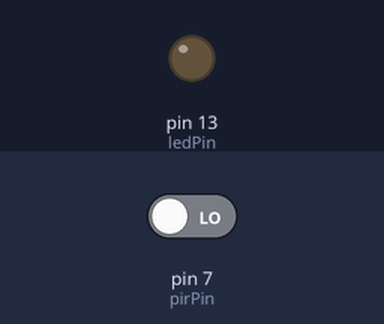
A sketch run on a simulated Arduino Uno, built with avr-gcc and run on an emulated ATmega328P. Shown: output pins drawn as LEDs (lit = HIGH). The inputs (shaded band) are chosen by the test bench; at power-on: pin 7 (pirPin) LOW.

Above: at 1.2 s.
1.3 s: pin 7 (pirPin) driven HIGH
At 2.0 s:
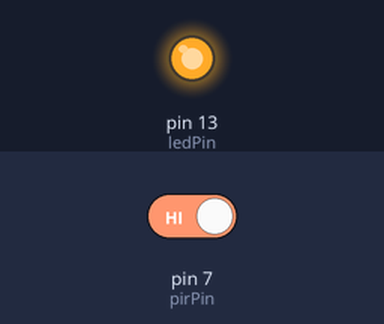
2.8 s: pin 7 (pirPin) driven LOW
At 3.2 s:
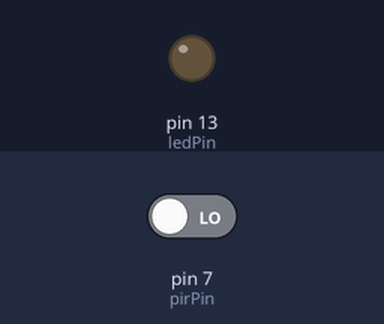
Timing chart, 0 to 5.8 s (numbered marks = the images above; inputs shaded):
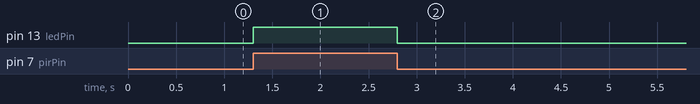

The sketch:

HAREKET.ino
```cpp
int pirPin = 7;                   //Sensörü takacağımız pin
int ledPin=13;
int hareket;                      //Sensörden aldığımız veri
                      //Servo motor değişkeni


void setup() {

  pinMode(pirPin, INPUT);       //Sensör pinimizi giriş olarak ayarlyoruz.
   pinMode(ledPin, OUTPUT);

}

void loop() {
  hareket = digitalRead(pirPin);  //Sensörden okuma yapıyoruz.

  if(hareket == HIGH){             //Hareketlilik var ise içerideki komutlar uygulanır.
  digitalWrite(ledPin,HIGH);
  }
  else{                           //Hareketlilik yok ise içerideki komutlar uygulanır.

    digitalWrite(ledPin,LOW);
  }
}
```

Measured:
- after the input at 1.3 s, pin 13 (ledPin): LOW → HIGH at once
- after the input at 2.8 s, pin 13 (ledPin): HIGH → LOW at once
